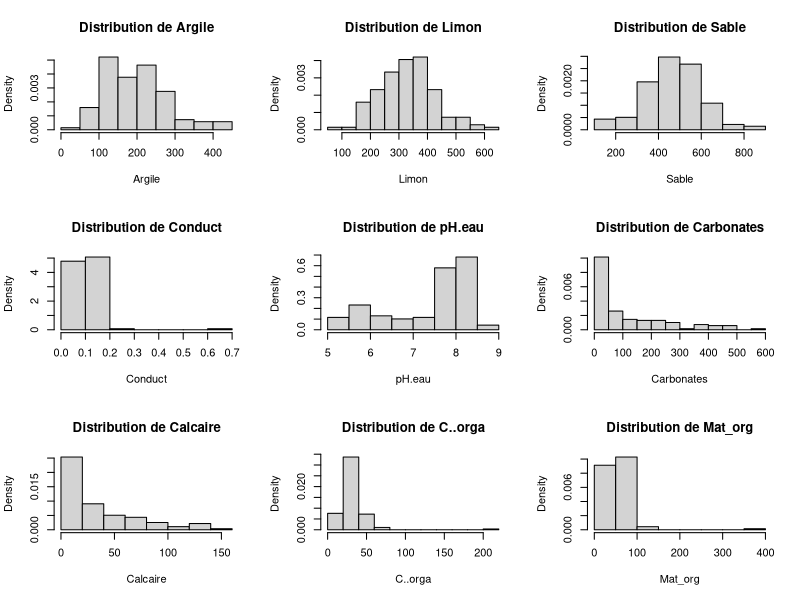
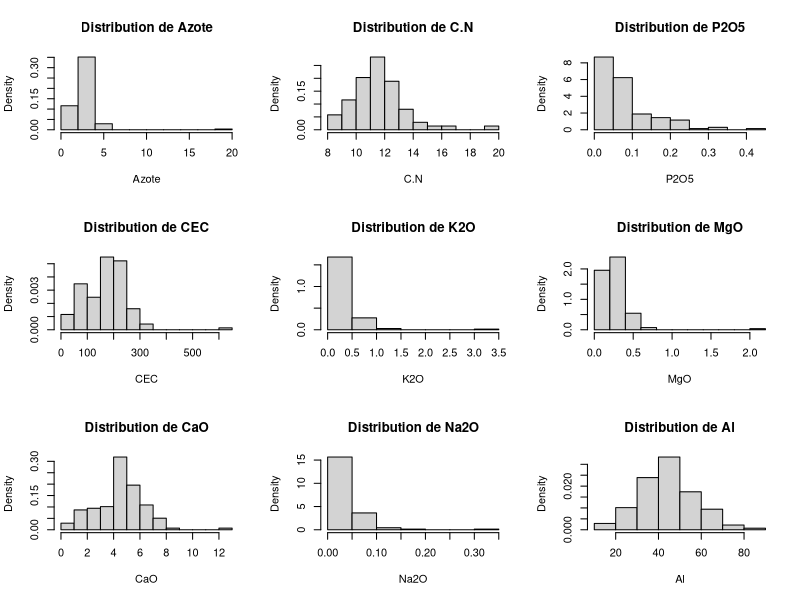
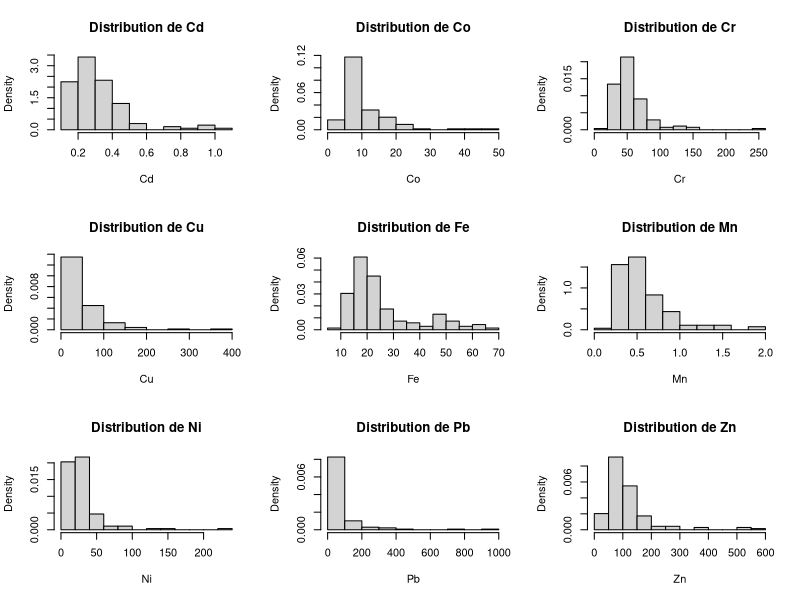
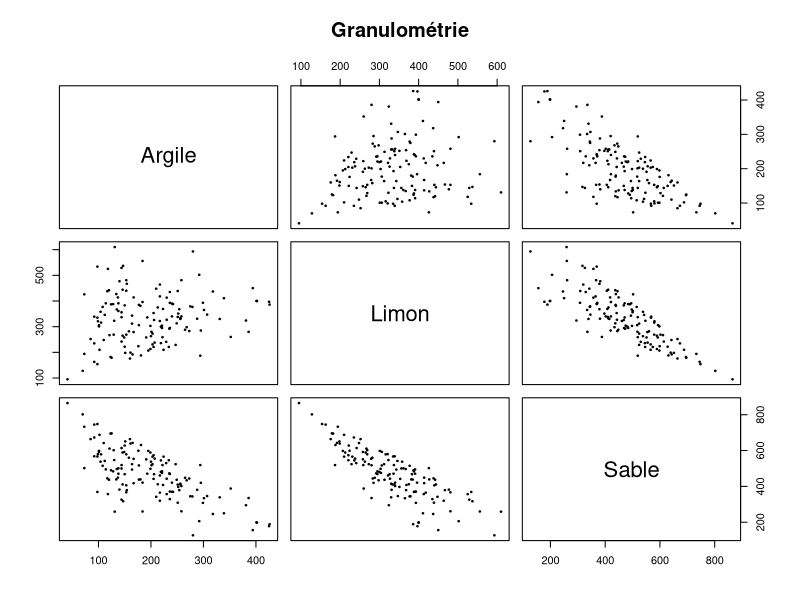
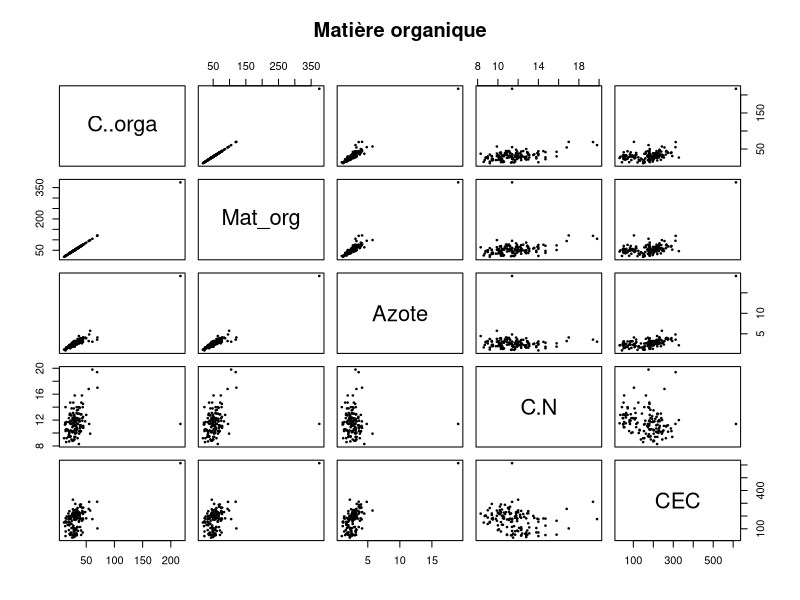
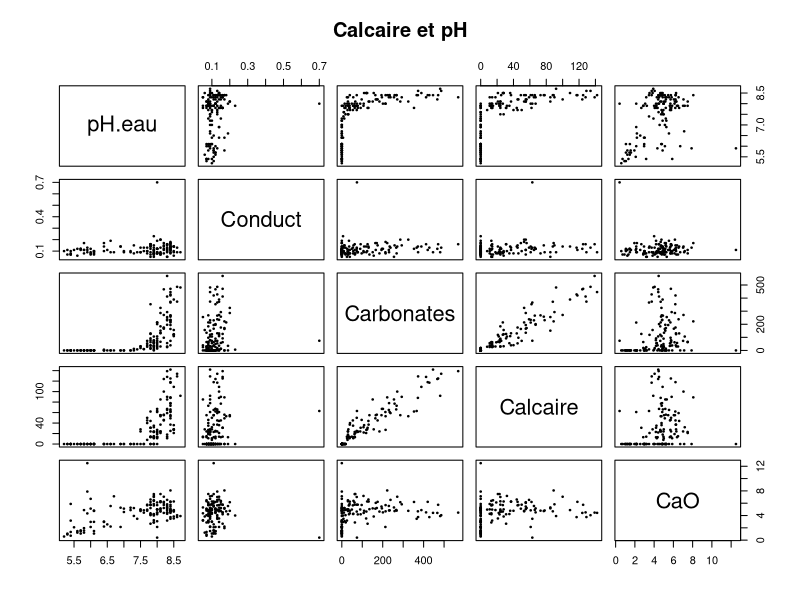
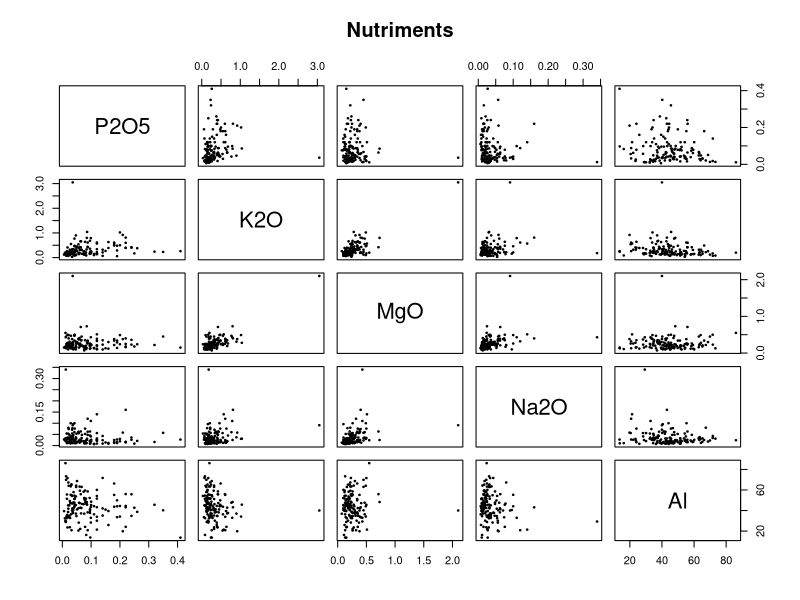
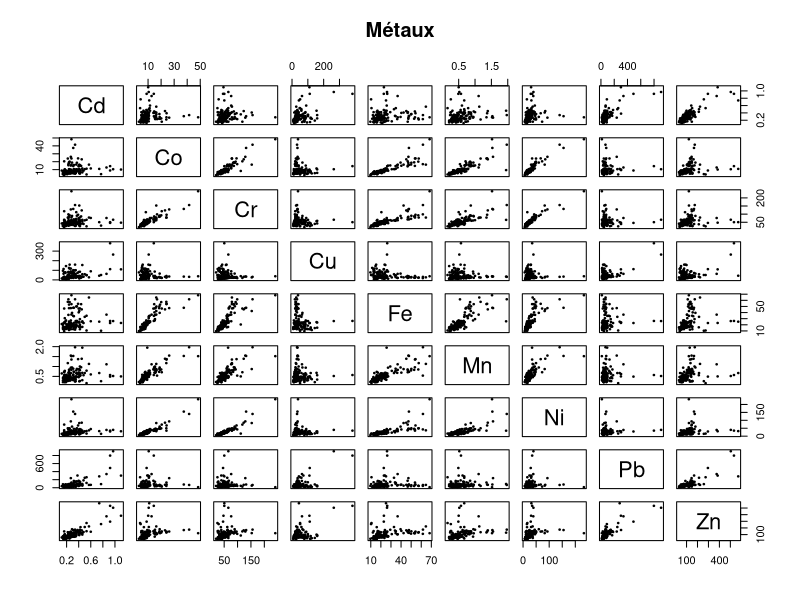

Reproduce these figures in R, in order.
# Dans RStudio : Session > Set Working Directory > To Source File Location
# (au lieu d'un setwd() avec le chemin de quelqu'un d'autre)

## -------------------------------------------------------------
## 1. Import 
## -------------------------------------------------------------
data_finale <- read.csv2("data_finale.csv", header = TRUE)
dim(data_finale)   # 418 lignes = 418 prélèvements

## -------------------------------------------------------------
## 2. Une ligne par site pour explorer les X
## -------------------------------------------------------------
# Les X (sol, ville, usage) sont identiques pour les 3 prélèvements d'un site.
# Si on les explorait sur les 418 lignes, chaque site compterait 3 fois.
# On garde donc la première ligne de chaque site : 140 sites.
noms_X <- c("Argile", "Limon", "Sable", "Conduct", "pH.eau", "Carbonates",
            "Calcaire", "C..orga", "Mat_org", "Azote", "C.N", "P2O5", "CEC",
            "K2O", "MgO", "CaO", "Na2O", "Al", "Cd", "Co", "Cr", "Cu", "Fe",
            "Mn", "Ni", "Pb", "Zn")                       # 27 variables du sol
noms_facteurs <- c("city", "land_use", "site_group")     # 3 variables qualitatives

sites_X <- data_finale[!duplicated(data_finale$Site), c("Site", noms_X, noms_facteurs)]
dim(sites_X)       # 140 sites

# Les 2 sites sans analyse de sol (NA) ne peuvent pas entrer dans le modèle
sites_X$Site[is.na(sites_X$Argile)]
sites_X <- sites_X[!is.na(sites_X$Argile), ]
dim(sites_X)       # 138 sites
head(sites_X)

## -------------------------------------------------------------
## 3. Résumé de chaque variable du sol 
## -------------------------------------------------------------
# Min, quartiles, médiane, moyenne, max : repérer les ordres de grandeur
# et les valeurs extrêmes (max très loin du 3e quartile).
summary(sites_X[, noms_X])

## -------------------------------------------------------------
## 4. Distribution de chaque variable du sol 
## -------------------------------------------------------------
# Même boucle que le TP1 : un histogramme par variable, 9 par page.
k <- length(noms_X)
par(mfrow = c(3, 3))
for (i in 1:k) {
  hist(sites_X[, noms_X[i]], freq = FALSE,
       main = paste0("Distribution de ", noms_X[i]), xlab = noms_X[i])
}
par(mfrow = c(1, 1))

## -------------------------------------------------------------
## 5. Liens entre les X deux à deux 
## -------------------------------------------------------------
# 27 variables d'un coup donneraient une grille illisible (27 x 27).
# On fait donc des groupes de variables qui vont ensemble.
granulometrie <- c("Argile", "Limon", "Sable")
matiere_org   <- c("C..orga", "Mat_org", "Azote", "C.N", "CEC")
calcaire_pH   <- c("pH.eau", "Conduct", "Carbonates", "Calcaire", "CaO")
nutriments    <- c("P2O5", "K2O", "MgO", "Na2O", "Al")
metaux        <- c("Cd", "Co", "Cr", "Cu", "Fe", "Mn", "Ni", "Pb", "Zn")

pairs(sites_X[, granulometrie], pch = 20, cex = 0.5, main = "Granulométrie")
pairs(sites_X[, matiere_org],   pch = 20, cex = 0.5, main = "Matière organique")
pairs(sites_X[, calcaire_pH],   pch = 20, cex = 0.5, main = "Calcaire et pH")
pairs(sites_X[, nutriments],    pch = 20, cex = 0.5, main = "Nutriments")
pairs(sites_X[, metaux],        pch = 20, cex = 0.5, main = "Métaux")

# Version GGally du TP1 (si le package est installé : install.packages("GGally"))
library(GGally)
ggpairs(sites_X[, metaux])

## -------------------------------------------------------------
## 6. Les variables qualitatives 
## -------------------------------------------------------------
# table() compte le nombre de sites dans chaque catégorie.
table(sites_X$city)
table(sites_X$land_use)
table(sites_X$site_group)

# Croisement usage x groupe : chaque usage tombe-t-il dans un seul groupe ?
table(sites_X$land_use, sites_X$site_group)

# Croisement ville x usage : a-t-on des sites de chaque usage dans chaque ville ?
table(sites_X$city, sites_X$land_use)
